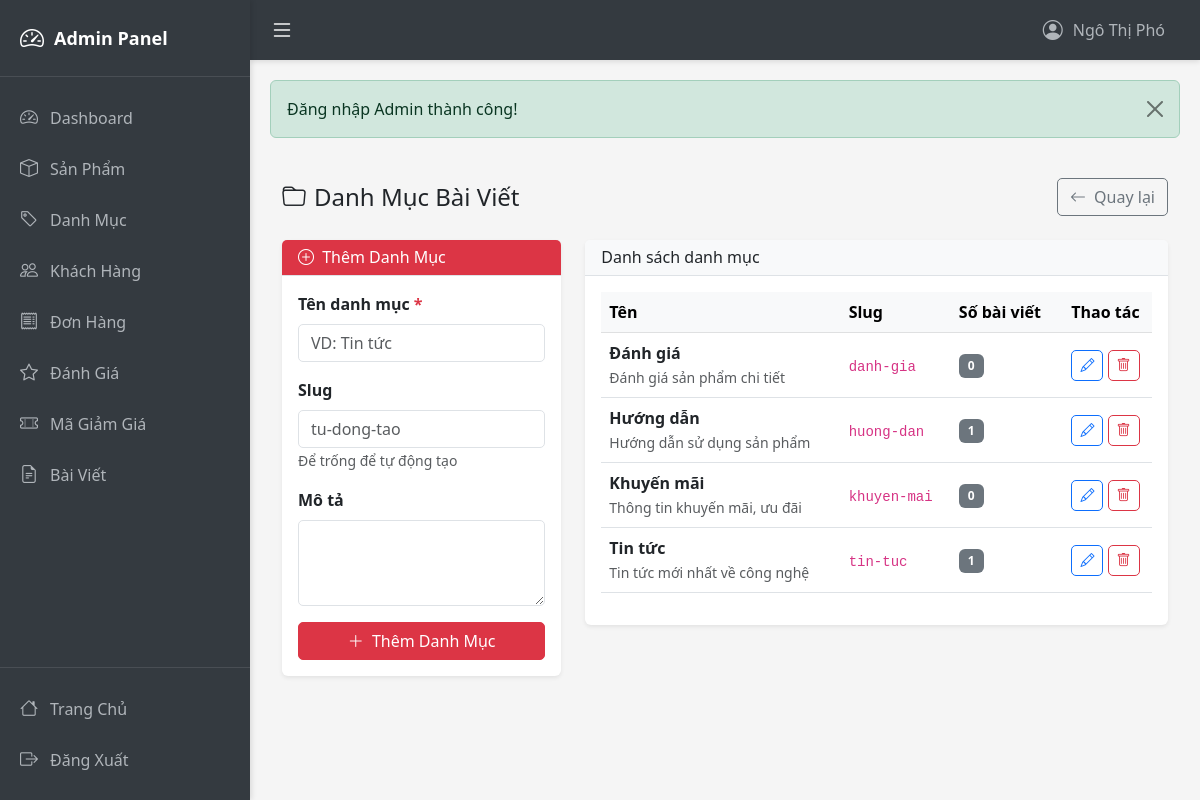
The page /admin/postCategories (signed in) on the database its author committed.
### tables this page shows
CREATE TABLE IF NOT EXISTS post_categories (
    category_id INT AUTO_INCREMENT PRIMARY KEY,
    name VARCHAR(100) NOT NULL,
    slug VARCHAR(100) NOT NULL UNIQUE,
    description TEXT,
    created_at TIMESTAMP DEFAULT CURRENT_TIMESTAMP
);

### controllers/AdminController.php (called while the page is built, shortened)
<?php
class AdminController extends BaseController {
    private $postModel;
    public function __construct() {
        $this->postModel = new PostModel();
    }
    public function postCategories() {
        $categories = $this->postModel->getAllCategories();
        $data = [
            'categories' => $categories,
            'pageTitle' => 'Danh Mục Bài Viết'
        ];
        $this->view('admin/posts/categories', $data, true);
    }
}
?>

### models/BaseModel.php (called while the page is built, shortened)
<?php
class BaseModel {
    public function __construct() {
        $db = new Database();
        $this->conn = $db->getConnection();
    }
}
?>

### config/database.php (called while the page is built, shortened)
<?php
class Database {
    private $host = "localhost";
    private $db_name = "inventory_system";
    private $username = "root";
    private $password = "";
    public function getConnection() {
        $this->conn = null;
        try {
            $this->conn = new PDO(
                "mysql:host=" . $this->host . ";dbname=" . $this->db_name . ";charset=utf8mb4",
                $this->username,
                $this->password
            );
            $this->conn->setAttribute(PDO::ATTR_ERRMODE, PDO::ERRMODE_EXCEPTION);
            $this->conn->setAttribute(PDO::ATTR_DEFAULT_FETCH_MODE, PDO::FETCH_ASSOC);
        } catch(PDOException $e) {
            echo "Connection error: " . $e->getMessage();
        }
        return $this->conn;
    }
}
?>

### models/PostModel.php (called while the page is built, shortened)
<?php
class PostModel extends BaseModel
{
    public function getAllCategories()
    {
        $sql = "SELECT pc.*, COUNT(p.post_id) as post_count
                FROM post_categories pc
                LEFT JOIN posts p ON pc.category_id = p.category_id AND p.status = 'published'
                GROUP BY pc.category_id
                ORDER BY pc.name";
        $stmt = $this->conn->query($sql);
        return $stmt->fetchAll(PDO::FETCH_ASSOC);
    }
}

### views/admin/posts/categories.php (the view, shortened to what this page needs)
<?php require_once __DIR__ . '/../layouts/header.php'; ?>
<div class="container-fluid py-4">
    <div class="d-flex justify-content-between align-items-center mb-4">
        <h4 class="mb-0">
            <i class="bi bi-folder me-2"></i>Danh Mục Bài Viết
        </h4>
        <a href="<?= BASE_URL ?>admin/posts" class="btn btn-outline-secondary">
            <i class="bi bi-arrow-left me-1"></i> Quay lại
        </a>
    </div>
    <div class="row">
        <div class="col-md-4">
            <div class="card shadow-sm">
                <div class="card-header bg-danger text-white">
                    <h6 class="mb-0"><i class="bi bi-plus-circle me-1"></i> Thêm Danh Mục</h6>
                </div>
                <div class="card-body">
                    <form method="POST" action="<?= BASE_URL ?>admin/postCategoryCreate">
                        <div class="mb-3">
                            <label class="form-label fw-bold">Tên danh mục <span class="text-danger">*</span></label>
                            <input type="text" name="name" class="form-control" required placeholder="VD: Tin tức">
                        </div>
                        <div class="mb-3">
                            <label class="form-label fw-bold">Slug</label>
                            <input type="text" name="slug" class="form-control" placeholder="tu-dong-tao">
                            <small class="text-muted">Để trống để tự động tạo</small>
                        </div>
                        <div class="mb-3">
                            <label class="form-label fw-bold">Mô tả</label>
                            <textarea name="description" class="form-control" rows="3"></textarea>
                        </div>
                        <button type="submit" class="btn btn-danger w-100">
                            <i class="bi bi-plus-lg me-1"></i> Thêm Danh Mục
                        </button>
                    </form>
                </div>
            </div>
        </div>
        <div class="col-md-8">
            <div class="card shadow-sm">
                <div class="card-header bg-light">
                    <h6 class="mb-0">Danh sách danh mục</h6>
                </div>
                <div class="card-body">
                    <div class="table-responsive">
                        <table class="table table-hover align-middle">
                            <thead class="table-light">
                                <tr>
                                    <th>Tên</th>
                                    <th>Slug</th>
                                    <th>Số bài viết</th>
                                    <th class="text-center">Thao tác</th>
                                </tr>
                            </thead>
                            <tbody>
                                <?php if (empty($categories)): ?>
                                    <tr>
                                        <td colspan="4" class="text-center py-4 text-muted">
                                            Chưa có danh mục nào
                                        </td>
                                    </tr>
                                <?php else: ?>
                                    <?php foreach ($categories as $cat): ?>
                                        <tr>
                                            <td>
                                                <strong><?= htmlspecialchars($cat['name']) ?></strong>
                                                <?php if ($cat['description']): ?>
                                                    <br><small class="text-muted"><?= htmlspecialchars($cat['description']) ?></small>
                                                <?php endif; ?>
                                            </td>
                                            <td><code><?= htmlspecialchars($cat['slug']) ?></code></td>
                                            <td>
                                                <span class="badge bg-secondary"><?= $cat['post_count'] ?? 0 ?></span>
                                            </td>
                                            <td class="text-center">
                                                <button type="button" class="btn btn-sm btn-outline-primary"
                                                        data-bs-toggle="modal" data-bs-target="#editModal<?= $cat['category_id'] ?>">
                                                    <i class="bi bi-pencil"></i>
                                                </button>
                                                <a href="<?= BASE_URL ?>admin/postCategoryDelete/<?= $cat['category_id'] ?>"
                                                   class="btn btn-sm btn-outline-danger"
                                                   onclick="return confirm('Xóa danh mục này?')">
                                                    <i class="bi bi-trash"></i>
                                                </a>
                                            </td>
                                        </tr>
                                    <?php endforeach; ?>
                                <?php endif; ?>
                            </tbody>
                        </table>
                    </div>
                </div>
            </div>
        </div>
    </div>
</div>
<?php require_once __DIR__ . '/../layouts/footer.php'; ?>

### public/css/admin.css (style rules this page uses)
:root { --sidebar-width: 250px; --sidebar-collapsed-width: 70px; --topbar-height: 60px; --primary-color: #343a40; --secondary-color: #495057; --accent-color: #007bff; }
* { margin: 0; padding: 0; box-sizing: border-box; }
body { background-color: #f5f5f5; display: flex; flex-direction: column; }
.card { border: none; box-shadow: 0 2px 4px rgba(0,0,0,0.1); margin-bottom: 20px; }
.card-header { background-color: #f8f9fa; font-weight: bold; border-bottom: 1px solid #dee2e6; }
.table { background-color: white; }
.table thead { background-color: #f8f9fa; }
.btn { border-radius: 5px; }
.form-control, .form-select { border-radius: 5px; }
.badge { padding: 0.5em 0.75em; }

### rows shown on the page
post_categories: name "Đánh giá", description "Đánh giá sản phẩm chi tiết", slug "danh-gia", post_count "0"
post_categories: name "Hướng dẫn", description "Hướng dẫn sử dụng sản phẩm", slug "huong-dan", post_count "1"
post_categories: name "Khuyến mãi", description "Thông tin khuyến mãi, ưu đãi", slug "khuyen-mai", post_count "0"
post_categories: name "Tin tức", description "Tin tức mới nhất về công nghệ", slug "tin-tuc", post_count "1"

### other values the page prints
$_SESSION['admin_name'] "Ngô Thị Phó"
$_SESSION['success'] "Đăng nhập Admin thành công!"
